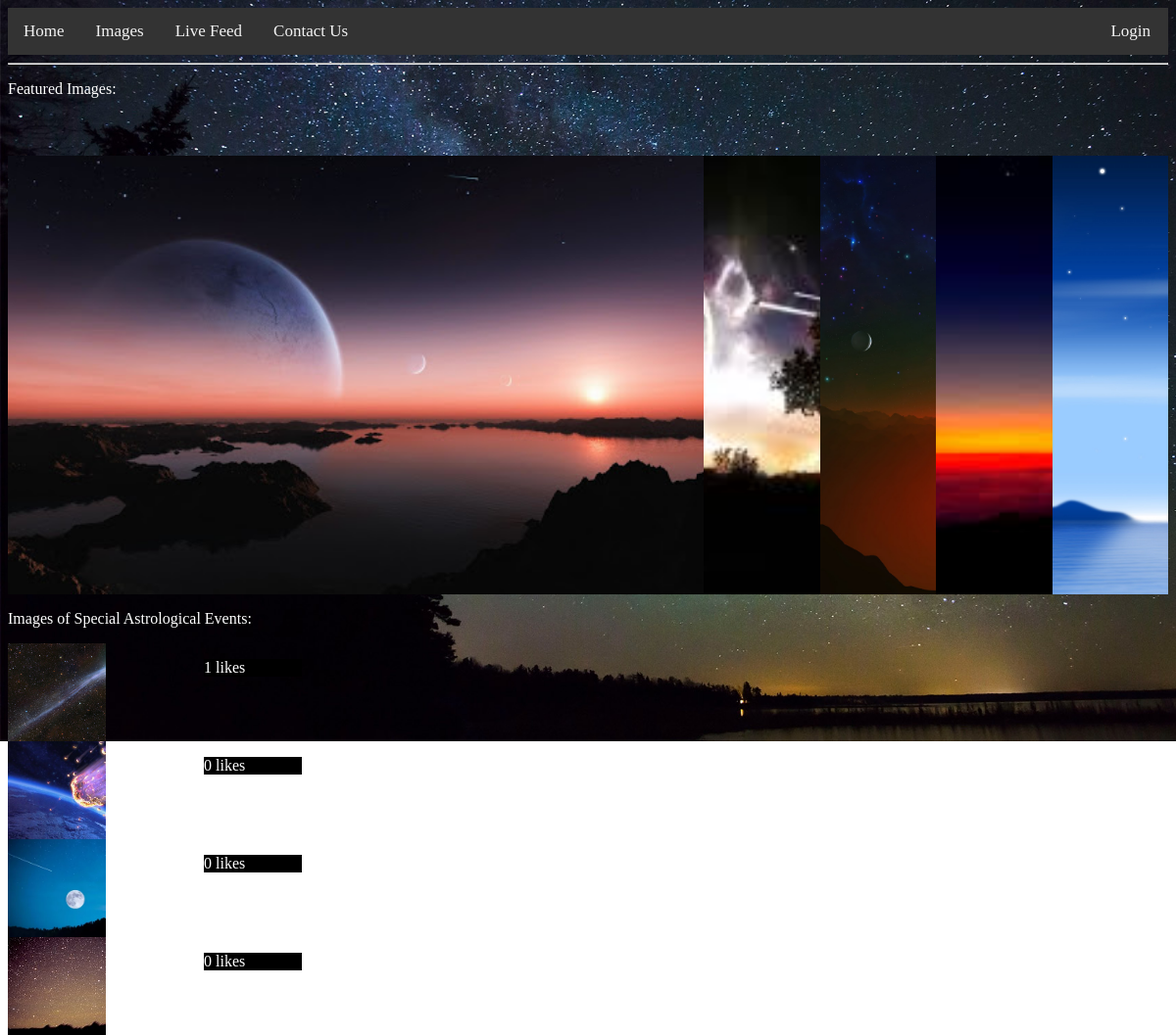
The page /images on the database its author committed.
### app/models.py (models this page shows, shortened)
class Image(db.Model):
    id = db.Column(db.Integer, primary_key=True)
    image_name = db.Column(db.String(64), unique=True)
    image_url = db.Column(db.String, unique=True)
    timestamp = db.Column(db.DateTime, default=datetime.utcnow)
    likes = db.relationship('UserImage', backref='image', lazy='dynamic')

### app/routes.py (the view)
@app.route("/images")
def images():
    imgs = Image.query.all()
    return render_template("Stargazer_image_database.html", title='Images', links=links, images=imgs)

### app/templates/Stargazer_image_database.html (shortened to what this page needs)
{% extends "template.html" %}
{% block css %}
<link rel="stylesheet" href="{{ url_for('static',  filename='css/Image_database.css') }}">
    <link rel="stylesheet" href="{{ url_for('static',  filename='css/Image_gallery.css') }}">
{% endblock %}
{% block content %}
    <p style="color: white;">
        Featured Images:
    </p>
    <div class="gallery">
      <div class="image-box active">
        <img src="../static/images/img-1.jpg">
      </div>
      <div class="image-box">
        <img src="../static/images/img-2.jpg">
      </div>
      <div class="image-box">
        <img src="../static/images/img-3.jpg">
      </div>
      <div class="image-box">
        <img src="../static/images/img-4.jpg">
      </div>
      <div class="image-box">
        <img src="../static/images/img-5.jpg">
      </div>
    </div>
    <p style="color: white;">
        Images of Special Astrological Events:
    </p>
    {% if images %}
    <div class="img">
        {% for image in images %}
            <div class="img" style="background-image:url('{{ url_for('static',  filename=image.image_url) }}');">
                <p style="position: relative; left: 200px; color: white; background: black">
                    {{ image.likes.count() }} likes
                </p>
            </div>
        {% endfor %}
    {% endif %}
{% endblock %}

### app/templates/template.html (shortened to what this page needs)
<!DOCTYPE html>
<html lang="en" dir="ltr">
    <head>
        <link rel="stylesheet" href="{{ url_for('static',  filename='css/navigation.css') }}">
        {% block css %}
        {% endblock %}
    </head>
    <body style="background-image: url({{ url_for('static', filename='images/backgroundSite1.jpg') }}); background-repeat: no-repeat; background-size: cover;">
        <div class = "topnav">
            {% if links %}
                {% for link in links %}
                    {% if (link == 'login' and current_user.is_anonymous) or
                            (link == 'logout' and not current_user.is_anonymous) %}
                        <a style="text-decoration: none; position: absolute; right: 10px" href={{ url_for(link) }}>{{ links[link] }}</a>
                    {% elif link != 'login' and link != 'logout' %}
                        <a style="text-decoration: none" href={{ url_for(link) }}>{{ links[link] }}</a>
                    {% endif %}
                {% endfor %}
            {% endif %}
        </div>
        <hr>
        {% block content %}
        {% endblock %}
    </body>
</html>

### app/static/css/navigation.css (style rules this page uses)
.topnav { background-color: #333; overflow: hidden; }
.topnav a { float: left; color: #f2f2f2; text-align: center; padding: 14px 16px; text-decoration: none; font-size: 17px; }

### app/static/css/Image_database.css (style rules this page uses)
.img { float: left; width: 100px; height: 100px; background-size: cover; }

### app/static/css/Image_gallery.css (style rules this page uses)
.gallery { height: 80%; width: 100%; display: flex; margin: 5% auto 0; box-sizing: border-box; }
.image-box { margin: 0 0%; flex-grow: 1; flex-basis: 0; transition: .5s; }
.image-box img { width: 100%; height: 100%; object-fit: cover; transition: .5s; }
.active { flex-basis: 50%; }

### rows shown on the page
Image: image_url (picture), likes.count "1"
Image: image_url (picture), likes.count "0"
Image: image_url (picture), likes.count "0"
Image: image_url (picture), likes.count "0"

### other values the page prints
{{ links[link] }} "Home" "Images" "Live Feed" "Contact Us"
{{ links[link] }} "Login"
